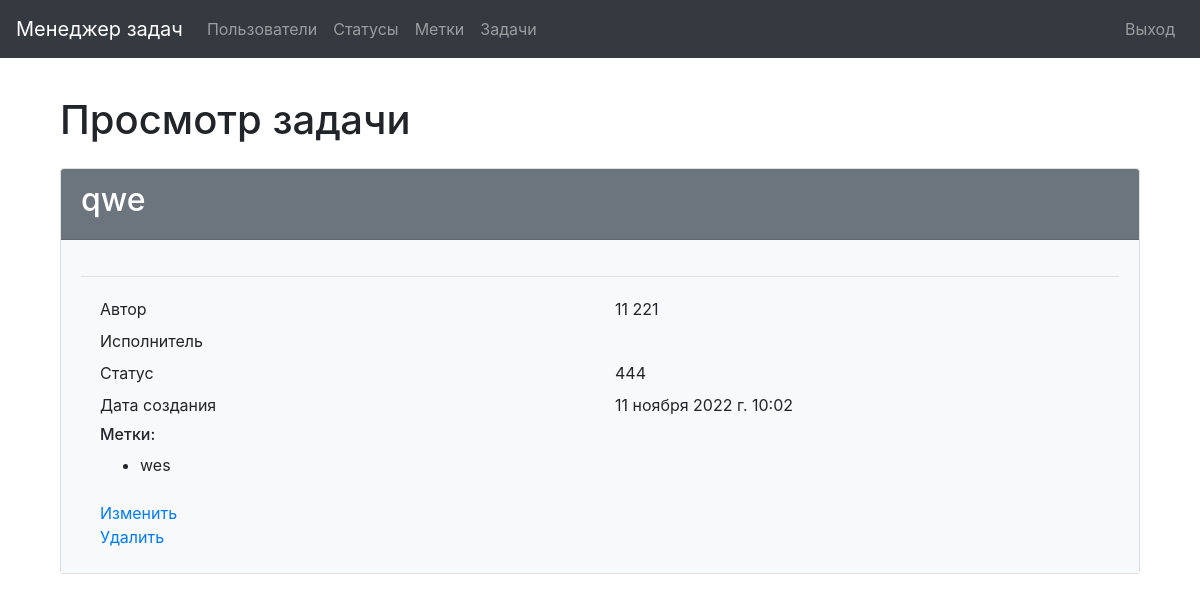
Page /tasks/4/ (signed in) on the committed database.
### task_manager/tasks/models.py (models this page shows)
class Task(models.Model):
    author = models.ForeignKey(User, on_delete=models.PROTECT,
                               related_name='author')
    name = models.CharField(max_length=150, unique=True)
    description = models.TextField(max_length=500, blank=True, null=True)
    status = models.ForeignKey(Status, on_delete=models.PROTECT)
    executor = models.ForeignKey(
        User, on_delete=models.PROTECT,
        blank=True,
        null=True,
        related_name="tasks")
    labels = models.ManyToManyField(Label, through="LabelAndTask", blank=True)
    date_created = models.DateTimeField(auto_now_add=True)

### task_manager/statuses/models.py (models this page shows, shortened)
class Status(models.Model):
    name = models.CharField(max_length=255, verbose_name='DefaultName')
    date_created = models.DateTimeField(auto_now_add=True)

### task_manager/labels/models.py (models this page shows, shortened)
class Label(models.Model):
    name = models.CharField(max_length=150, unique=True)
    date_created = models.DateTimeField(auto_now_add=True)

### task_manager/tasks/views.py (the view)
# urls.py: path('<int:pk>/', views.DetailTask.as_view(), name='detail_task'),
class DetailTask(CustomLoginRequired, DetailView):
    model = Task
    template_name = 'tasks/detail_task.html'

### task_manager/mixins.py (called while the page is built)
    def dispatch(self, request, *args, **kwargs):
        if not request.user.is_authenticated:
            messages.error(request, _("""Вы не авторизованы!
                                      Пожалуйста, выполните вход."""))
            return redirect('/login/')
        return super().dispatch(request, *args, **kwargs)

### task_manager/templates/tasks/detail_task.html (shortened to what this page needs)
{% extends 'base_auth.html' %}
{% load i18n %}
{% block content %}
<div class="container wrapper flex-grow-1">
    <h1 class="my-4">{% translate "Просмотр задачи" %}</h1>
    <div class="card">
        <div class="card-header bg-secondary text-white">
            <h2>{{ task.name }}</h2>
        </div>
        <div class="card-body bg-light">
            <hr>
            <div class="container">
                <div class="row p-1">
                    <div class="col">{% translate "Автор" %}</div>
                    <div class="col">{{ task.author.first_name}} {{ task.author.last_name }}</div>
                </div>
                <div class="row p-1">
                    <div class="col">{% translate "Исполнитель" %}</div>
                    <div class="col">{{ task.executor.first_name }} {{ task.executor.last_name }}</div>
                </div>
                <div class="row p-1">
                    <div class="col">{% translate "Статус" %}</div>
                    <div class="col">{{ task.status.name}}</div>
                </div>
                <div class="row p-1">
                    <div class="col">{% translate "Дата создания" %}</div>
                    <div class="col">{{ task.date_created }}</div>
                </div>
                <div class="row p-1">
                    <div class="col">
                        <h6>{% translate "Метки" %}:</h6>
                        <ul>
                            {% for label in task.labels.all %}
                            <li>{{  label.name }}</li>
                            {% endfor %}
                        </ul>
                    </div>
                </div>
                <div class="row p-1">
                    <div class="col">
                        <a href="{% url 'update_task' task.id %}">{% translate "Изменить" %}</a>
                        <br>
                        <a href="{% url 'delete_task' task.id %}">{% translate "Удалить" %}</a>
                    </div>
                </div>
            </div>
        </div>
    </div>
</div>
{% endblock %}

### rows in the picture
Task: name "qwe", author.first_name "11", author.last_name "221", status.name "444", date_created "11 ноября 2022 г. 10:02"
Label: name "wes"
